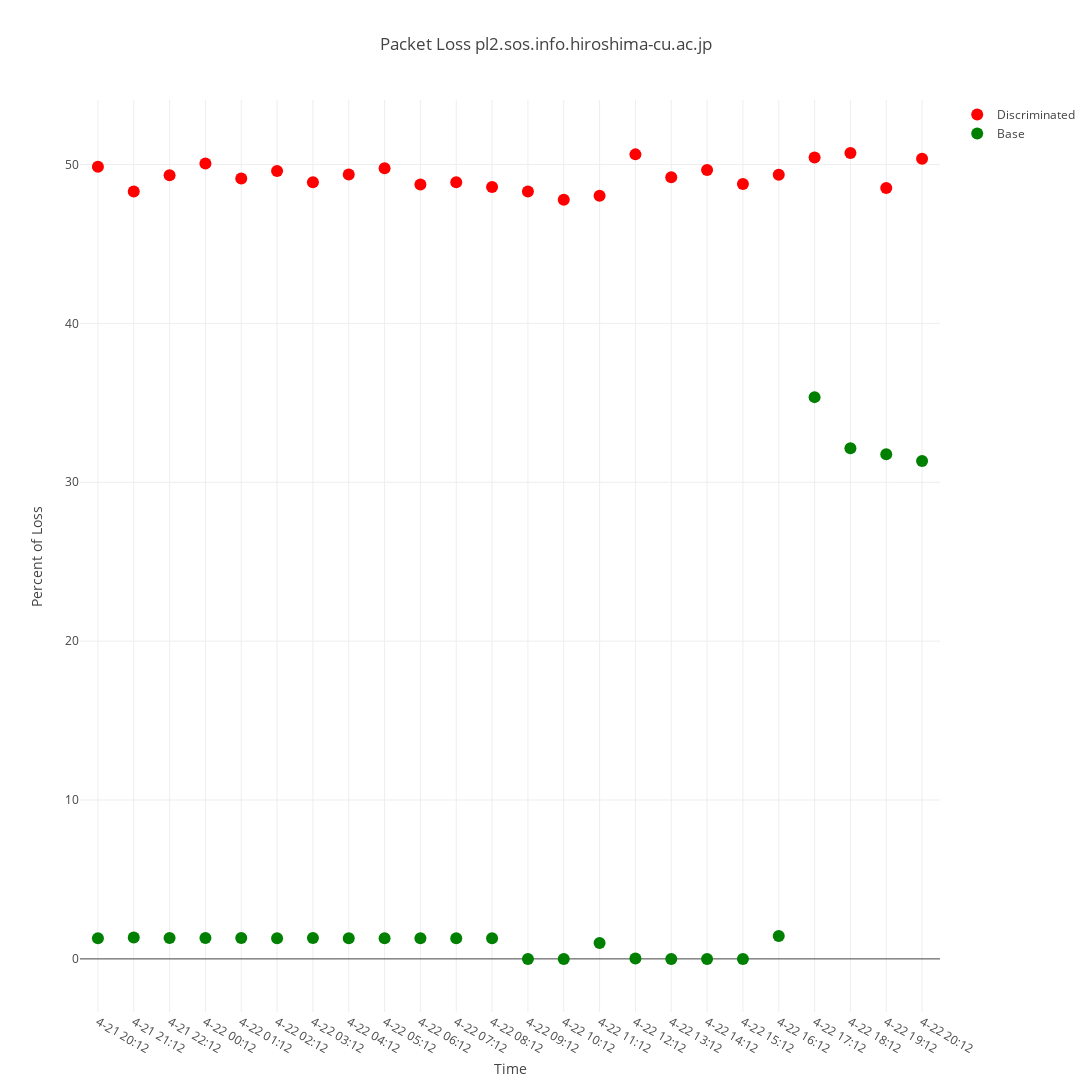
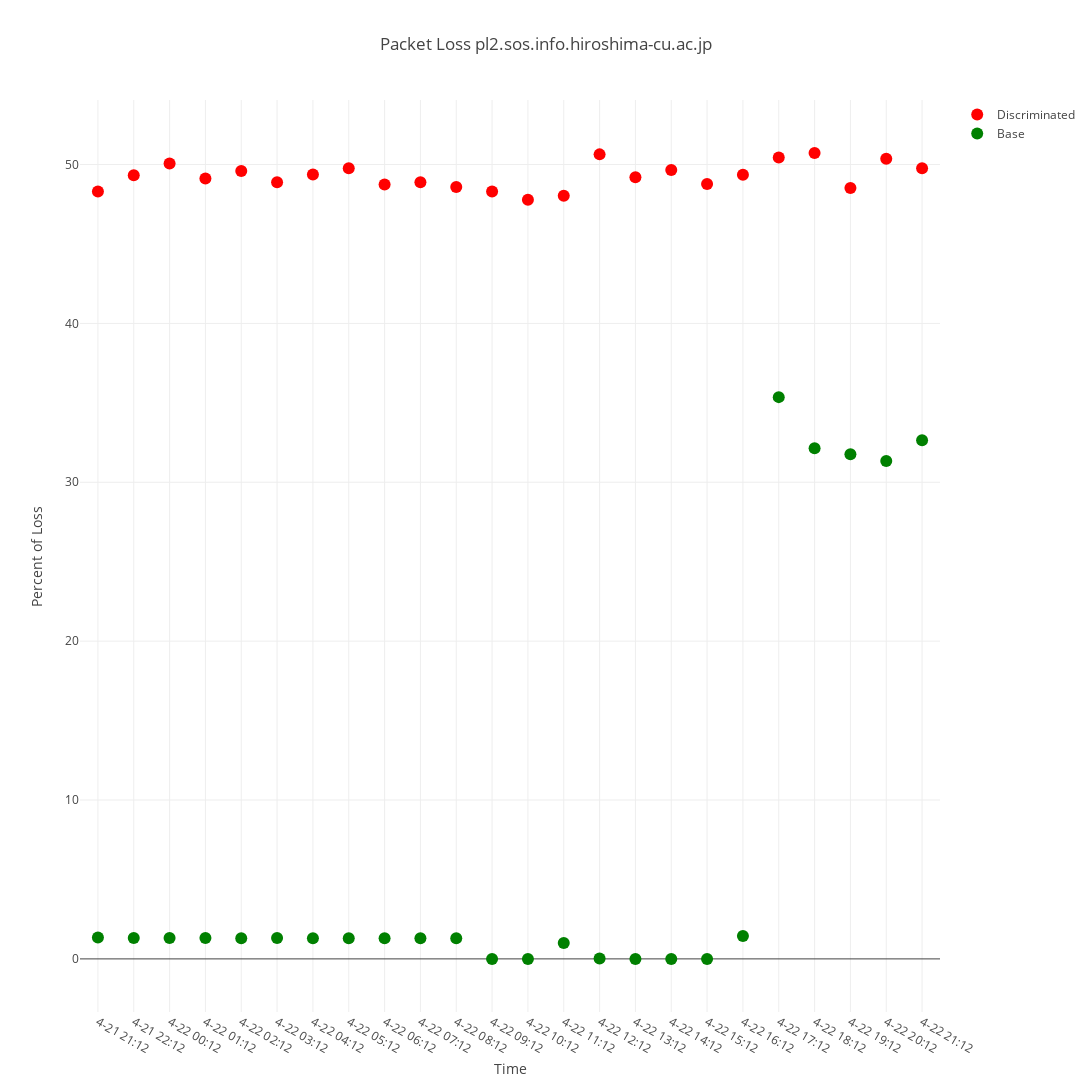
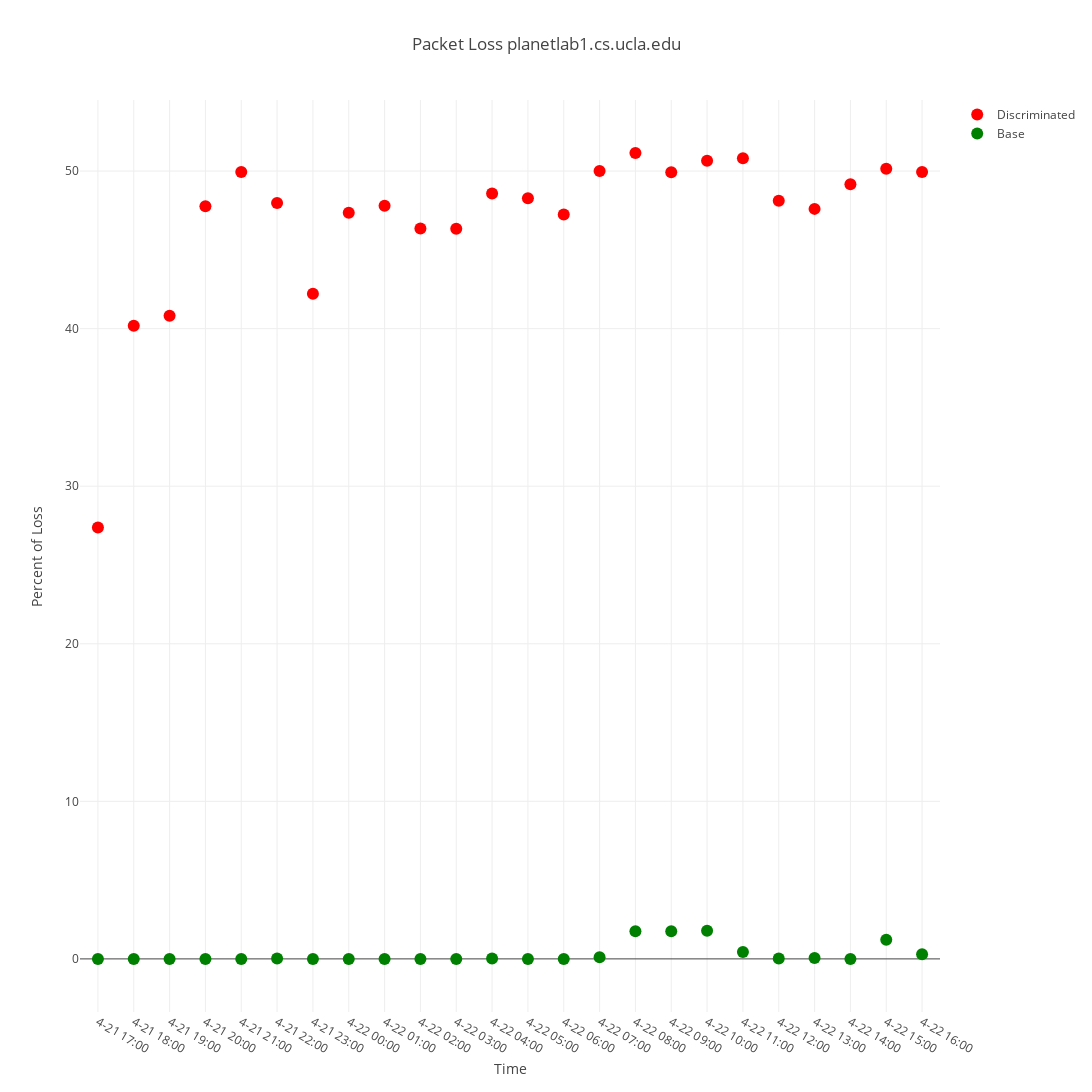
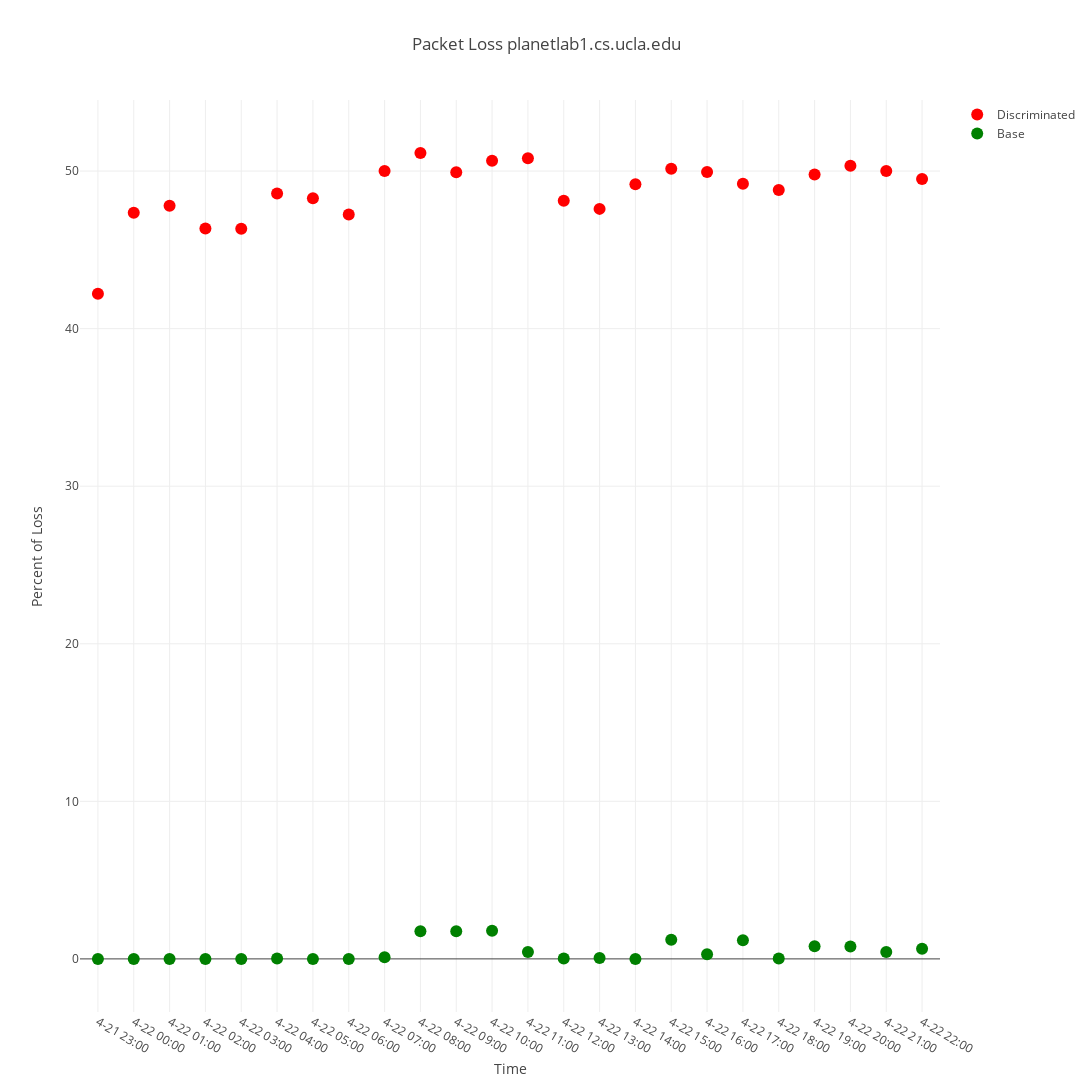

Notebook code cell kept with these figures, in order:
### Code cell
data1 = pd.read_csv("CompressionAggregatesAllIPs.csv")
data2 = pd.read_csv("CompressionAggregatesGoodIPs.csv")

ips = ['165.242.90.129','131.179.150.70','129.63.159.102','192.91.235.230','142.103.2.2']

ip_destination = ['pl2.sos.info.hiroshima-cu.ac.jp','planetlab1.cs.ucla.edu','planetlab2.cs.uml.edu','pluto.cs.brown.edu','planetlab2.cs.ubc.ca']

for i in range(len(ips)):
    
    x ,y, z = parse(ips[i], data1)
    draw(x,y,z,ip_destination[i], d='day1', isSecondDay = False)
    
    x ,y, z = parse(ips[i], data2)
    draw(x,y,z,ip_destination[i], d='day2', isSecondDay = True)

### Figure 1 — Plotly figure (JSON) as saved in the notebook; plotly's stock layout.template omitted (floating-point values rounded to 4 significant figures)
{"data": [{"marker": {"color": "red", "size": 12}, "mode": "markers", "name": "Discriminated", "type": "scatter", "x": ["4-20 16:49", "4-20 17:49", "4-20 18:49", "4-20 19:48", "4-20 20:48", "4-20 21:48", "4-20 22:48", "4-20 23:48", "4-21 00:48", "4-21 01:48", "4-21 02:48", "4-21 03:48", "4-21 05:16", "4-21 16:12", "4-21 17:12", "4-21 18:12", "4-21 19:12", "4-21 20:12", "4-21 21:12", "4-21 22:12", "4-22 00:12", "4-22 01:12", "4-22 02:12", "4-22 03:12", "4-22 04:12", "4-22 05:12", "4-22 06:12", "4-22 07:12", "4-22 08:12", "4-22 09:12", "4-22 10:12", "4-22 11:12", "4-22 12:12", "4-22 13:12", "4-22 14:12", "4-22 15:12", "4-22 16:12", "4-22 17:12", "4-22 18:12", "4-22 19:12", "4-22 20:12", "4-22 21:12", "4-22 22:12", "4-22 23:12"], "y": ["0.0", "4.94", "0.0", "50.22", "50.06", "49.76", "47.9", "48.5", "48.78", "49.2", "48.58", "48.48", "0.0", "49.06", "49.02", "49.86", "49.12", "49.86", "48.3", "49.32", "50.06", "49.12", "49.6", "48.88", "49.38", "49.76", "48.74", "48.88", "48.58", "48.3", "47.78", "48.04", "50.64", "49.2", "49.66", "48.78", "49.36", "50.44", "50.72", "48.52", "50.36", "49.76", "50.3", "48.58"]}, {"marker": {"color": "green", "size": 12}, "mode": "markers", "name": "Base", "type": "scatter", "x": ["4-20 16:49", "4-20 17:49", "4-20 18:49", "4-20 19:48", "4-20 20:48", "4-20 21:48", "4-20 22:48", "4-20 23:48", "4-21 00:48", "4-21 01:48", "4-21 02:48", "4-21 03:48", "4-21 05:16", "4-21 16:12", "4-21 17:12", "4-21 18:12", "4-21 19:12", "4-21 20:12", "4-21 21:12", "4-21 22:12", "4-22 00:12", "4-22 01:12", "4-22 02:12", "4-22 03:12", "4-22 04:12", "4-22 05:12", "4-22 06:12", "4-22 07:12", "4-22 08:12", "4-22 09:12", "4-22 10:12", "4-22 11:12", "4-22 12:12", "4-22 13:12", "4-22 14:12", "4-22 15:12", "4-22 16:12", "4-22 17:12", "4-22 18:12", "4-22 19:12", "4-22 20:12", "4-22 21:12", "4-22 22:12", "4-22 23:12"], "y": ["1.32", "1.34", "1.3", "1.3", "1.32", "1.32", "1.3", "1.32", "1.3", "1.32", "1.3", "1.32", "0.0", "1.3", "1.3", "5.94", "1.3", "1.3", "1.34", "1.32", "1.32", "1.32", "1.3", "1.32", "1.3", "1.3", "1.3", "1.3", "1.3", "0.0", "0.0", "1.0", "0.02", "0.0", "0.0", "0.0", "1.44", "35.36", "32.14", "31.76", "31.34", "32.64", "31.54", "32.2"]}], "layout": {"height": 2500, "title": "Packet Loss pl2.sos.info.hiroshima-cu.ac.jp", "width": 2500, "xaxis": {"range": [16.5, 40.5], "title": "Time"}, "yaxis": {"title": "Percent of Loss"}}}

### Figure 2 — Plotly figure (JSON) as saved in the notebook; plotly's stock layout.template omitted (floating-point values rounded to 4 significant figures)
{"data": [{"marker": {"color": "red", "size": 12}, "mode": "markers", "name": "Discriminated", "type": "scatter", "x": ["4-20 17:49", "4-20 19:48", "4-20 20:48", "4-20 21:48", "4-20 22:48", "4-20 23:48", "4-21 00:48", "4-21 01:48", "4-21 02:48", "4-21 03:48", "4-21 16:12", "4-21 17:12", "4-21 18:12", "4-21 19:12", "4-21 20:12", "4-21 21:12", "4-21 22:12", "4-22 00:12", "4-22 01:12", "4-22 02:12", "4-22 03:12", "4-22 04:12", "4-22 05:12", "4-22 06:12", "4-22 07:12", "4-22 08:12", "4-22 09:12", "4-22 10:12", "4-22 11:12", "4-22 12:12", "4-22 13:12", "4-22 14:12", "4-22 15:12", "4-22 16:12", "4-22 17:12", "4-22 18:12", "4-22 19:12", "4-22 20:12", "4-22 21:12", "4-22 22:12", "4-22 23:12"], "y": ["4.94", "50.22", "50.06", "49.76", "47.9", "48.5", "48.78", "49.2", "48.58", "48.48", "49.06", "49.02", "49.86", "49.12", "49.86", "48.3", "49.32", "50.06", "49.12", "49.6", "48.88", "49.38", "49.76", "48.74", "48.88", "48.58", "48.3", "47.78", "48.04", "50.64", "49.2", "49.66", "48.78", "49.36", "50.44", "50.72", "48.52", "50.36", "49.76", "50.3", "48.58"]}, {"marker": {"color": "green", "size": 12}, "mode": "markers", "name": "Base", "type": "scatter", "x": ["4-20 17:49", "4-20 19:48", "4-20 20:48", "4-20 21:48", "4-20 22:48", "4-20 23:48", "4-21 00:48", "4-21 01:48", "4-21 02:48", "4-21 03:48", "4-21 16:12", "4-21 17:12", "4-21 18:12", "4-21 19:12", "4-21 20:12", "4-21 21:12", "4-21 22:12", "4-22 00:12", "4-22 01:12", "4-22 02:12", "4-22 03:12", "4-22 04:12", "4-22 05:12", "4-22 06:12", "4-22 07:12", "4-22 08:12", "4-22 09:12", "4-22 10:12", "4-22 11:12", "4-22 12:12", "4-22 13:12", "4-22 14:12", "4-22 15:12", "4-22 16:12", "4-22 17:12", "4-22 18:12", "4-22 19:12", "4-22 20:12", "4-22 21:12", "4-22 22:12", "4-22 23:12"], "y": ["1.34", "1.3", "1.32", "1.32", "1.3", "1.32", "1.3", "1.32", "1.3", "1.32", "1.3", "1.3", "5.94", "1.3", "1.3", "1.34", "1.32", "1.32", "1.32", "1.3", "1.32", "1.3", "1.3", "1.3", "1.3", "1.3", "0.0", "0.0", "1.0", "0.02", "0.0", "0.0", "0.0", "1.44", "35.36", "32.14", "31.76", "31.34", "32.64", "31.54", "32.2"]}], "layout": {"height": 2500, "title": "Packet Loss pl2.sos.info.hiroshima-cu.ac.jp", "width": 2500, "xaxis": {"range": [14.5, 38.5], "title": "Time"}, "yaxis": {"title": "Percent of Loss"}}}

### Figure 3 — Plotly figure (JSON) as saved in the notebook; plotly's stock layout.template omitted (floating-point values rounded to 4 significant figures)
{"data": [{"marker": {"color": "red", "size": 12}, "mode": "markers", "name": "Discriminated", "type": "scatter", "x": ["4-20 17:13", "4-20 18:13", "4-20 19:13", "4-20 20:12", "4-20 21:12", "4-20 22:12", "4-20 23:12", "4-21 00:12", "4-21 01:12", "4-21 02:12", "4-21 03:12", "4-21 05:52", "4-21 06:13", "4-21 09:14", "4-21 11:14", "4-21 15:14", "4-21 16:00", "4-21 17:00", "4-21 18:00", "4-21 19:00", "4-21 20:00", "4-21 21:00", "4-21 22:00", "4-21 23:00", "4-22 00:00", "4-22 01:00", "4-22 02:00", "4-22 03:00", "4-22 04:00", "4-22 05:00", "4-22 06:00", "4-22 07:00", "4-22 08:00", "4-22 09:00", "4-22 10:00", "4-22 11:00", "4-22 12:00", "4-22 13:00", "4-22 14:00", "4-22 15:00", "4-22 16:00", "4-22 17:00", "4-22 18:00", "4-22 19:00", "4-22 20:00", "4-22 21:00", "4-22 22:00", "4-22 23:00"], "y": ["0.0", "0.02", "0.0", "49.04", "48.28", "48.1", "47.7", "48.34", "49.56", "49.34", "50.0", "0.0", "0.0", "0.0", "0.0", "0.0", "41.28", "27.38", "40.18", "40.82", "47.76", "49.94", "47.98", "42.22", "47.36", "47.8", "46.36", "46.34", "48.58", "48.28", "47.24", "50.0", "51.14", "49.92", "50.66", "50.82", "48.12", "47.6", "49.16", "50.14", "49.94", "49.2", "48.8", "49.78", "50.34", "50.0", "49.5", "50.1"]}, {"marker": {"color": "green", "size": 12}, "mode": "markers", "name": "Base", "type": "scatter", "x": ["4-20 17:13", "4-20 18:13", "4-20 19:13", "4-20 20:12", "4-20 21:12", "4-20 22:12", "4-20 23:12", "4-21 00:12", "4-21 01:12", "4-21 02:12", "4-21 03:12", "4-21 05:52", "4-21 06:13", "4-21 09:14", "4-21 11:14", "4-21 15:14", "4-21 16:00", "4-21 17:00", "4-21 18:00", "4-21 19:00", "4-21 20:00", "4-21 21:00", "4-21 22:00", "4-21 23:00", "4-22 00:00", "4-22 01:00", "4-22 02:00", "4-22 03:00", "4-22 04:00", "4-22 05:00", "4-22 06:00", "4-22 07:00", "4-22 08:00", "4-22 09:00", "4-22 10:00", "4-22 11:00", "4-22 12:00", "4-22 13:00", "4-22 14:00", "4-22 15:00", "4-22 16:00", "4-22 17:00", "4-22 18:00", "4-22 19:00", "4-22 20:00", "4-22 21:00", "4-22 22:00", "4-22 23:00"], "y": ["0.0", "0.0", "0.0", "0.0", "0.0", "0.02", "0.0", "0.02", "0.0", "0.0", "0.02", "0.0", "0.0", "0.0", "0.0", "0.0", "0.02", "0.0", "0.0", "0.0", "0.0", "0.0", "0.02", "0.0", "0.0", "0.0", "0.0", "0.0", "0.02", "0.0", "0.0", "0.1", "1.76", "1.76", "1.78", "0.44", "0.02", "0.06", "0.0", "1.22", "0.3", "1.18", "0.02", "0.8", "0.78", "0.44", "0.64", "0.06"]}], "layout": {"height": 2500, "title": "Packet Loss planetlab1.cs.ucla.edu", "width": 2500, "xaxis": {"range": [16.5, 40.5], "title": "Time"}, "yaxis": {"title": "Percent of Loss"}}}

### Figure 4 — Plotly figure (JSON) as saved in the notebook; plotly's stock layout.template omitted (floating-point values rounded to 4 significant figures)
{"data": [{"marker": {"color": "red", "size": 12}, "mode": "markers", "name": "Discriminated", "type": "scatter", "x": ["4-20 20:12", "4-20 21:12", "4-20 22:12", "4-20 23:12", "4-21 00:12", "4-21 01:12", "4-21 02:12", "4-21 03:12", "4-21 16:00", "4-21 17:00", "4-21 18:00", "4-21 19:00", "4-21 20:00", "4-21 21:00", "4-21 22:00", "4-21 23:00", "4-22 00:00", "4-22 01:00", "4-22 02:00", "4-22 03:00", "4-22 04:00", "4-22 05:00", "4-22 06:00", "4-22 07:00", "4-22 08:00", "4-22 09:00", "4-22 10:00", "4-22 11:00", "4-22 12:00", "4-22 13:00", "4-22 14:00", "4-22 15:00", "4-22 16:00", "4-22 17:00", "4-22 18:00", "4-22 19:00", "4-22 20:00", "4-22 21:00", "4-22 22:00", "4-22 23:00"], "y": ["49.04", "48.28", "48.1", "47.7", "48.34", "49.56", "49.34", "50.0", "41.28", "27.38", "40.18", "40.82", "47.76", "49.94", "47.98", "42.22", "47.36", "47.8", "46.36", "46.34", "48.58", "48.28", "47.24", "50.0", "51.14", "49.92", "50.66", "50.82", "48.12", "47.6", "49.16", "50.14", "49.94", "49.2", "48.8", "49.78", "50.34", "50.0", "49.5", "50.1"]}, {"marker": {"color": "green", "size": 12}, "mode": "markers", "name": "Base", "type": "scatter", "x": ["4-20 20:12", "4-20 21:12", "4-20 22:12", "4-20 23:12", "4-21 00:12", "4-21 01:12", "4-21 02:12", "4-21 03:12", "4-21 16:00", "4-21 17:00", "4-21 18:00", "4-21 19:00", "4-21 20:00", "4-21 21:00", "4-21 22:00", "4-21 23:00", "4-22 00:00", "4-22 01:00", "4-22 02:00", "4-22 03:00", "4-22 04:00", "4-22 05:00", "4-22 06:00", "4-22 07:00", "4-22 08:00", "4-22 09:00", "4-22 10:00", "4-22 11:00", "4-22 12:00", "4-22 13:00", "4-22 14:00", "4-22 15:00", "4-22 16:00", "4-22 17:00", "4-22 18:00", "4-22 19:00", "4-22 20:00", "4-22 21:00", "4-22 22:00", "4-22 23:00"], "y": ["0.0", "0.0", "0.02", "0.0", "0.02", "0.0", "0.0", "0.02", "0.02", "0.0", "0.0", "0.0", "0.0", "0.0", "0.02", "0.0", "0.0", "0.0", "0.0", "0.0", "0.02", "0.0", "0.0", "0.1", "1.76", "1.76", "1.78", "0.44", "0.02", "0.06", "0.0", "1.22", "0.3", "1.18", "0.02", "0.8", "0.78", "0.44", "0.64", "0.06"]}], "layout": {"height": 2500, "title": "Packet Loss planetlab1.cs.ucla.edu", "width": 2500, "xaxis": {"range": [14.5, 38.5], "title": "Time"}, "yaxis": {"title": "Percent of Loss"}}}
